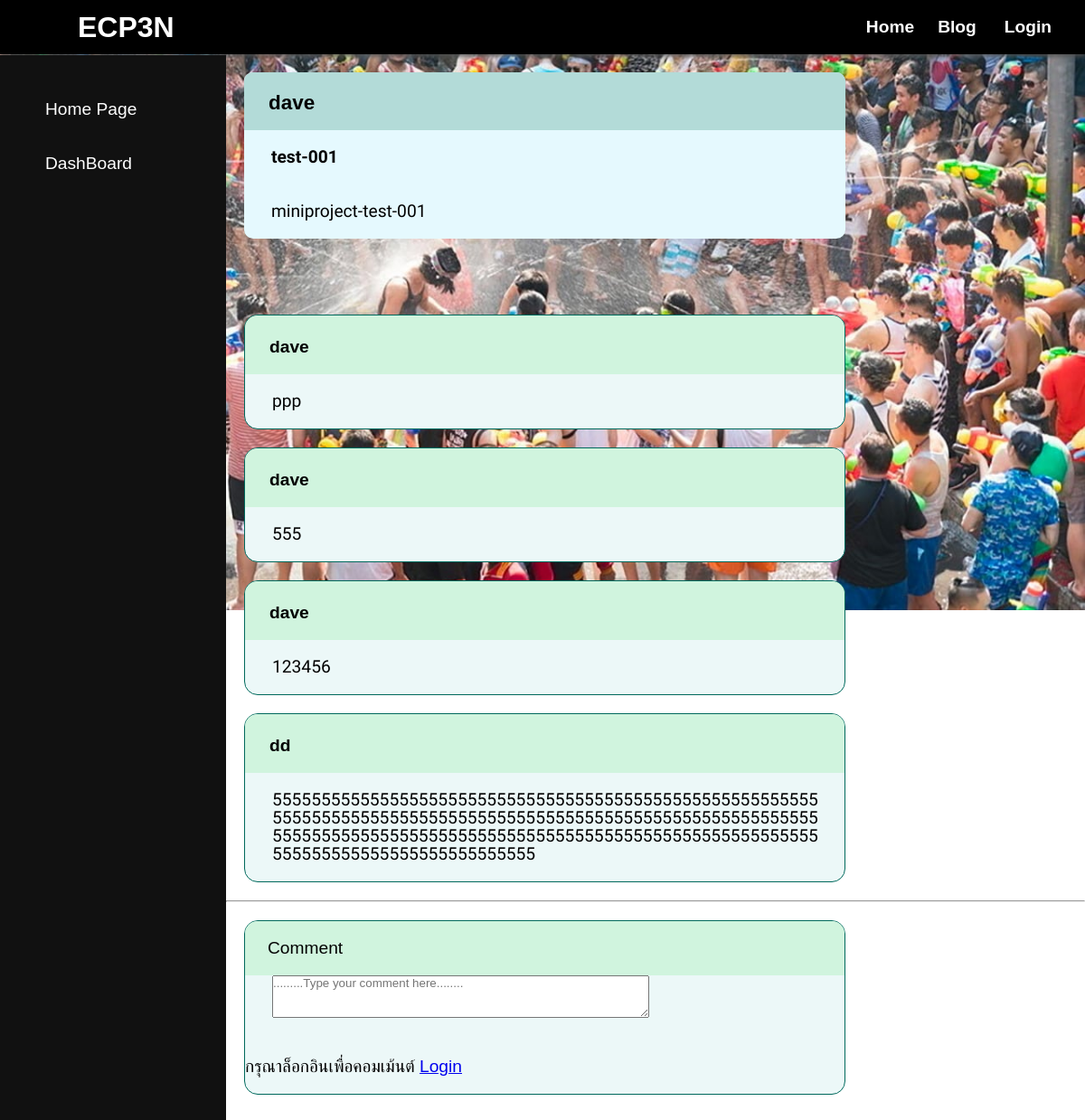
Screenshot of /view.php?Topic_ID=44 with the database file from the repository.
### tables this page shows
CREATE TABLE `topics` (
  `Topic_ID` int(11) NOT NULL,
  `Topic_name` varchar(100) NOT NULL,
  `Topic_detail` varchar(255) NOT NULL,
  `username` varchar(100) NOT NULL
);

CREATE TABLE `comments` (
  `Comment_ID` int(100) NOT NULL,
  `Comment_detail` varchar(255) NOT NULL,
  `username` varchar(255) NOT NULL,
  `Topic_ID` int(11) NOT NULL
);

### view.php (the view, shortened to what this page needs)
<?php
    include('server.php');
    $Topic_ID=$_GET['Topic_ID'];
if(isset($_GET['Topic_ID'])){
?>
<!DOCTYPE html>
<html lang="en">
 <head>
    <link rel="stylesheet" href="blog.css">
</head>
<body>
    <nav>
        <div class="container">
            <div class="navbar">
                <div class="navbar-logo">
                    <a href="index.php">ECP3N</a>
                </div>
                <ul class="menu">
                    <li><a href="index.php">Home</a></li>
                    <li><a href="blog.php">Blog</a></li>
                    <?php
                        if (!isset($_SESSION['username'])) {
                            echo '<li><a href="login.php"><ion-icon name="person-outline"></ion-icon>Login</a></li>';
                        }
                    ?>
                </ul>
            </div>
        </div>
    </nav>
    <div class="sidebar">
        <a href="index.php"><ion-icon name="home-outline"></ion-icon><span>Home Page</span></a>
        <a href="blog.php"><ion-icon name="desktop-outline"></ion-icon><span>DashBoard</span></a>
    </div>
    <div class="main-content">
        <div class="content">
            <div class="topic-wrapper">
                <?php
                    $user_check_sametopic="SELECT * FROM topics WHERE Topic_ID='$Topic_ID'";
                    $post_all = $conn->query("$user_check_sametopic");
                    if ($post_all->num_rows > 0) {
                        while($row = $post_all->fetch_assoc()) {
                ?>
                        <div class="tp">
                            <div class="sh1">
                                <h3><ion-icon name="person-circle-outline"></ion-icon><?php echo $row['username'] ?></h3>
                            </div>
                            <div class="sh2">
                                <h4><?php echo $row['Topic_name'] ?></h4>
                            </div>
                            <div class="sh3">
                                <p><?php echo $row['Topic_detail'] ?></p>
                            </div>
                            <?php
                               if (isset($_SESSION['username'])){
                                if (($_SESSION['username']=== $row['username']))
                                {
                            ?>
                            <div class="input-group">
                                <td><a href="#" type="submit" name="edit_now" class="btn-edit" id="edit">Edit</a></td>
                                <a href="delete_topic.php?Topic_ID=<?php echo $row['Topic_ID']?>" type="submit" name="detele" class="btn-del" >DEL</a></td>
                            </div>
                            <script>
                            // post //
                            document.getElementById("edit").addEventListener("click", function(){
                            document.querySelector(".popup").style.display = "flex";
                            })
                            </script>
                            <?php
                                }}}}?>
                        </div><br><br>
                        <div class="-">
                            <div class="cm0">
                                <?php
                                $comment_query ="SELECT * FROM comments where Topic_ID = '$Topic_ID'";
                                $comment_all = $conn->query("$comment_query");
                                while($comment_row= $comment_all->fetch_assoc()){
                                    ?>
                                    <div class="cm1">
                                        <div class="cm2">
                                                <h4><ion-icon name="person-circle-outline"></ion-icon><?php echo $comment_row['username']?></h4>
                                        </div>
                                        <div class="sh3">
                                            <p><?php echo $comment_row['Comment_detail']?></p>
                                        </div>
                                    </div>
                                <?php
                                }?>
                            </div>
                        </div>
                <hr>
                <div class="cm0">
                    <div class="cm1">
                        <form method="post">
                            <div class="cm2">
                                <p>Comment</p>
                            </div>
                            <div class="sh2">
                                <textarea name="Comment_detail" rows="3" cols="50" style="" placeholder=".........Type your comment here........" required></textarea>
                            </div>
                            <?php
                            if (isset($_SESSION['username'])){ ?>
                            <div class="post-btn">
                                <input type="submit" name="comments">
                            </div>
                            <?php
                            }else{
                                echo "กรุณาล็อกอินเพื่อคอมเม้นต์ "; ?><a href="login.php">Login</a>
                              <?php
                              }?>
                        </form>
                    </div>
                </div>
                <br>
            </div>
        </div>
    <?php }?>
</body>
</html>

### blog.css (style rules this page uses)
* { margin: 0; padding: 0; font-family: 'poppins',sans-serif; box-sizing: border-box; }
body { width: 100%; height: 100%; font-size: 120%; background-image: url('image/background-cm.jpg'); background-position: top; background-size: 100%; background-repeat: no-repeat; background-attachment: fixed; }
.sidebar { background: #111; margin-top: 1px; padding-top: 30px; position: fixed; left: 0; width: 250px; height: 100%; }
.sidebar a { color: #fff; display: block; width: 100%; line-height: 60px; text-decoration: none; padding-left: 40px; transition: 0.5s; box-sizing: border-box; }
.sidebar ion-icon { padding-right: 10px; }
.main-content { margin-left: 250px; }
nav { background: #000; position: sticky; top: 0; box-shadow: 0 3px 4px 0 rgba(80, 80, 80, 0.8); }
.container { margin: 0 auto; }
.navbar { display: flex; justify-content: space-between; align-items: center; height: 60px; }
.navbar-logo { display: flex; margin: 1rem; }
.navbar-logo a { display: flex; margin: 0 0 0 70px; color: #fff; font-size: 2rem; text-decoration: none; font-weight: 600; }
.menu { display: flex; margin: 1rem; }
.menu li { list-style: none; }
.menu li a { color: #fff; text-decoration: none; margin: 1rem; margin-right: 1rem; margin-left: 0rem; transition: 0.5s; padding: 5px 5px 5px 5px; font-weight: 600; }
.content { margin: 0 auto; }
.tp { background: #E5F9FE; color: #000; display: block; width: 70%; line-height: 60px; text-decoration: none; margin: 20px; box-sizing: border-box; border-radius: 10px; overflow: hidden; }
.sh1 { background: #B3DBD8; color: #000000; display: block; width: 100%; padding-left: 25px; }
.sh1 ion-icon { padding-right: 20px; margin: -9px; font-size: 2rem; }
.sh2 { color: #000000; display: block; width: 100%; padding: 0 20px 0 30px; }
.sh2 h4 { font-family: 'Prompt', sans-serif; }
.sh3 { color: #000000; display: block; width: 100%; padding: 20px 20px 20px 30px; line-height: 20px; word-wrap: break-word; }
.sh3 p { font-family: 'Prompt', sans-serif; }
.cm0 { display: block; width: 70%; line-height: 60px; text-decoration: none; margin: 20px; box-sizing: border-box; }
.cm1 { background: #ECF8F8; border-radius: 15px; border: 1px solid #00695c; margin-top: 20px; overflow: hidden; }
.cm2 { background: #D0F4DE; color: #000000; display: block; width: 100%; padding-left: 25px; }
.cm2 ion-icon { padding-right: 20px; margin: -9px; font-size: 2rem; }

### rows the page displays
topics: username "dave", Topic_name "test-001", Topic_detail "miniproject-test-001"
comments: username "dave", Comment_detail "ppp"
comments: username "dave", Comment_detail "555"
comments: username "dave", Comment_detail "123456"
comments: username "dd", Comment_detail "555555555555555555555555555555555555555555555555555555555555555555555555555555555555555555555555555555555555555555555555555555555555555555555555555555555555555555555555555555555555555555555555555"
